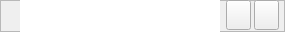
    <widget class="QFrame" name="func01">
     <property name="geometry">
      <rect>
       <x>0</x>
       <y>90</y>
       <width>285</width>
       <height>32</height>
      </rect>
     </property>
     <property name="frameShape">
      <enum>QFrame::StyledPanel</enum>
     </property>
     <property name="frameShadow">
      <enum>QFrame::Raised</enum>
     </property>
     <widget class="QLabel" name="funcColor1">
      <property name="geometry">
       <rect>
        <x>0</x>
        <y>0</y>
        <width>20</width>
        <height>32</height>
       </rect>
      </property>
      <property name="font">
       <font>
        <family>微軟正黑體</family>
        <pointsize>16</pointsize>
        <bold>false</bold>
       </font>
      </property>
      <property name="text">
       <string/>
      </property>
      <property name="alignment">
       <set>Qt::AlignCenter</set>
      </property>
     </widget>
     <widget class="QTextEdit" name="funcText1">
      <property name="geometry">
       <rect>
        <x>20</x>
        <y>0</y>
        <width>200</width>
        <height>32</height>
       </rect>
      </property>
      <property name="font">
       <font>
        <family>Adobe Arabic</family>
        <pointsize>16</pointsize>
       </font>
      </property>
      <property name="frameShape">
       <enum>QFrame::NoFrame</enum>
      </property>
      <property name="frameShadow">
       <enum>QFrame::Plain</enum>
      </property>
      <property name="lineWidth">
       <number>2</number>
      </property>
      <property name="midLineWidth">
       <number>0</number>
      </property>
      <property name="verticalScrollBarPolicy">
       <enum>Qt::ScrollBarAlwaysOff</enum>
      </property>
      <property name="horizontalScrollBarPolicy">
       <enum>Qt::ScrollBarAlwaysOff</enum>
      </property>
      <property name="lineWrapMode">
       <enum>QTextEdit::NoWrap</enum>
      </property>
      <property name="lineWrapColumnOrWidth">
       <number>0</number>
      </property>
     </widget>
     <widget class="QPushButton" name="delete1">
      <property name="geometry">
       <rect>
        <x>254</x>
        <y>0</y>
        <width>25</width>
        <height>30</height>
       </rect>
      </property>
      <property name="focusPolicy">
       <enum>Qt::NoFocus</enum>
      </property>
      <property name="text">
       <string/>
      </property>
      <property name="icon">
       <iconset resource="res.qrc">
        <normaloff>:/delete.ico</normaloff>:/delete.ico</iconset>
      </property>
     </widget>
     <widget class="QPushButton" name="hide1">
      <property name="enabled">
       <bool>true</bool>
      </property>
      <property name="geometry">
       <rect>
        <x>226</x>
        <y>0</y>
        <width>25</width>
        <height>30</height>
       </rect>
      </property>
      <property name="focusPolicy">
       <enum>Qt::NoFocus</enum>
      </property>
      <property name="text">
       <string/>
      </property>
      <property name="icon">
       <iconset resource="res.qrc">
        <normaloff>:/eye.ico</normaloff>:/eye.ico</iconset>
      </property>
      <property name="checkable">
       <bool>false</bool>
      </property>
     </widget>
    </widget>
